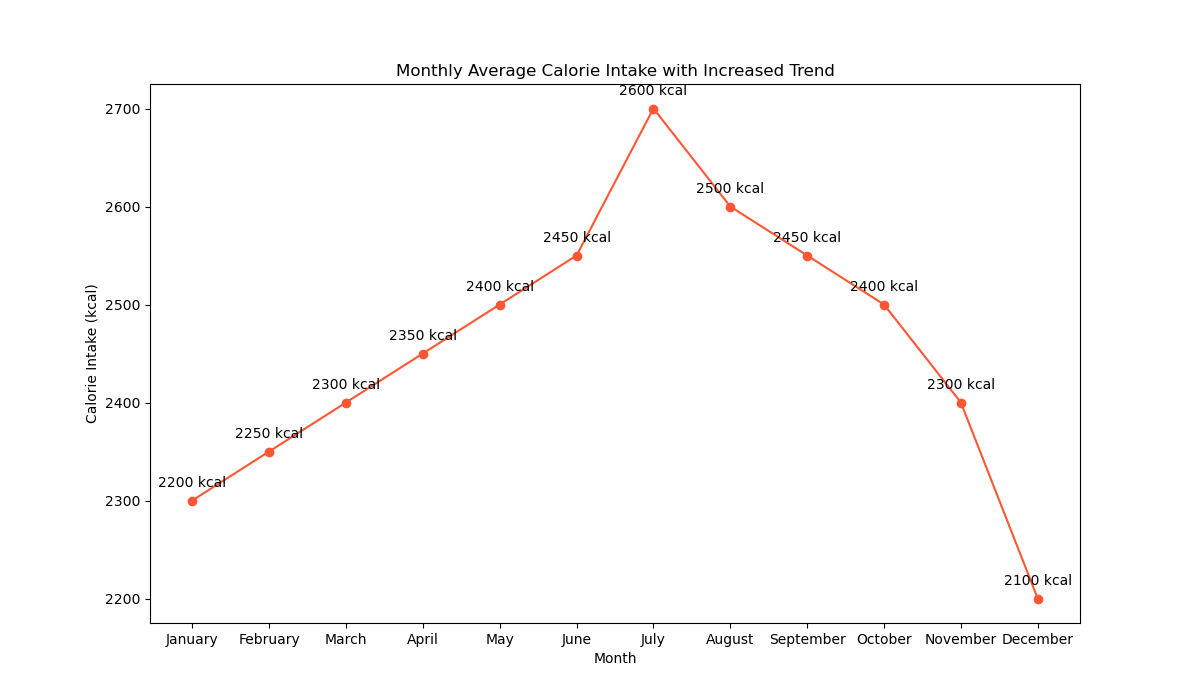

The script that drew this image:

import matplotlib.pyplot as plt

# Data
months = ['January', 'February', 'March', 'April', 'May', 'June', 'July', 'August', 'September', 'October', 'November', 'December']
calorie_intake_kcal = [2200, 2250, 2300, 2350, 2400, 2450, 2550, 2500, 2450, 2400, 2300, 2150]

# Changes to data to enrich visualization (slightly higher July and lower December for example)
calorie_intake_kcal[6] += 50  # July
calorie_intake_kcal[-1] -= 50  # December

# Modify color scheme with color codes, change figure size, change trend by increasing the calories
plt.figure(figsize=(12, 7))
plt.plot(months, [cal + 100 for cal in calorie_intake_kcal], color='#ff5733', marker='o')  # Increase trend with color code

# Adding labels with annotations
for i, (month, cal) in enumerate(zip(months, calorie_intake_kcal)):
    increased_cal = cal + 100
    plt.annotate(f'{cal} kcal', (month, increased_cal), textcoords="offset points", xytext=(0,10), ha='center')

# Adding title and labels
plt.title('Monthly Average Calorie Intake with Increased Trend')
plt.xlabel('Month')
plt.ylabel('Calorie Intake (kcal)')

# Display chart
plt.show()
